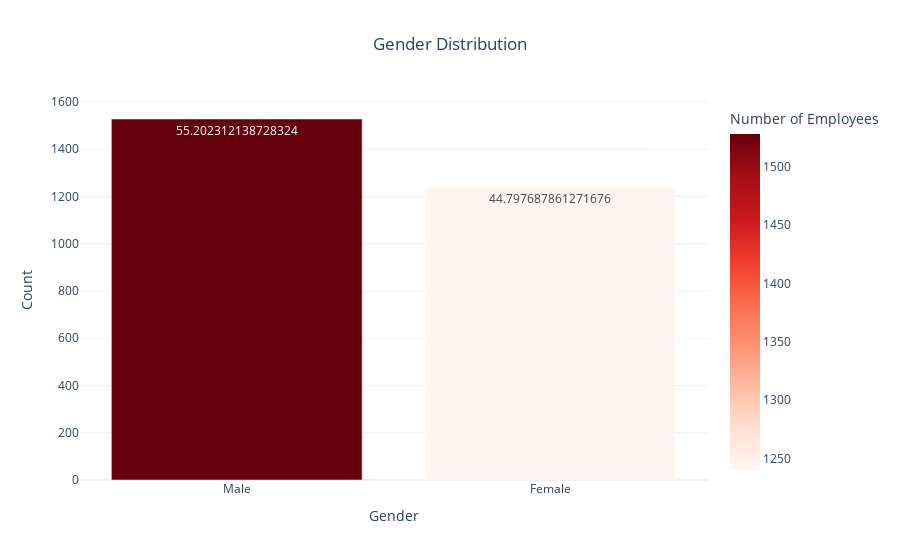

Notebook code for this chart:
### Markdown cell above
**What is the distribution of Gender in the dataset?**

### Code cell
import matplotlib.pyplot as plt
import seaborn as sns
import plotly.express as px

# Get value counts and percentages for Gender
gender_counts = df['Gender'].value_counts().reset_index()
gender_counts.columns = ['Gender', 'Count']
gender_counts['Percentage'] = (gender_counts['Count'] / len(df['Gender'])) * 100

# Create an interactive bar chart with Plotly
fig = px.bar(gender_counts, 
             x='Gender', 
             y='Count', 
             text='Percentage',  # Show percentage directly on the bars
             hover_data={'Count': True, 'Percentage': ':.2f'},  # Show count and percentage on hover
             title='Gender Distribution',
             labels={'Gender':'Gender', 'Count':'Number of Employees'},
             color='Count',  # Add color based on count
             color_continuous_scale='Reds')  # Use a red color theme

# Update layout for better presentation
fig.update_layout(
    xaxis_title='Gender',
    yaxis_title='Count',
    title_x=0.5,  # Center title
    template='plotly_white'
)

# Display chart
fig.show()

### Figure 1 — Plotly figure (JSON) as saved in the notebook; plotly's stock layout.template omitted (floating-point values rounded to 4 significant figures)
{"data": [{"alignmentgroup": "True", "customdata": [[55.2], [44.8]], "hovertemplate": "Gender=%{x}<br>Number of Employees=%{marker.color}<br>Percentage=%{customdata[0]:.2f}<extra></extra>", "legendgroup": "", "marker": {"color": [1528, 1240], "coloraxis": "coloraxis", "pattern": {"shape": ""}}, "name": "", "offsetgroup": "", "orientation": "v", "showlegend": false, "text": [55.2, 44.8], "textposition": "auto", "type": "bar", "x": ["Male", "Female"], "xaxis": "x", "y": [1528, 1240], "yaxis": "y"}], "layout": {"barmode": "relative", "coloraxis": {"colorbar": {"title": {"text": "Number of Employees"}}, "colorscale": [[0, "rgb(255,245,240)"], [0.125, "rgb(254,224,210)"], [0.25, "rgb(252,187,161)"], [0.375, "rgb(252,146,114)"], [0.5, "rgb(251,106,74)"], [0.625, "rgb(239,59,44)"], [0.75, "rgb(203,24,29)"], [0.875, "rgb(165,15,21)"], [1, "rgb(103,0,13)"]]}, "legend": {"tracegroupgap": 0}, "title": {"text": "Gender Distribution", "x": 0.5}, "xaxis": {"anchor": "y", "domain": [0, 1], "title": {"text": "Gender"}}, "yaxis": {"anchor": "x", "domain": [0, 1], "title": {"text": "Count"}}}}
